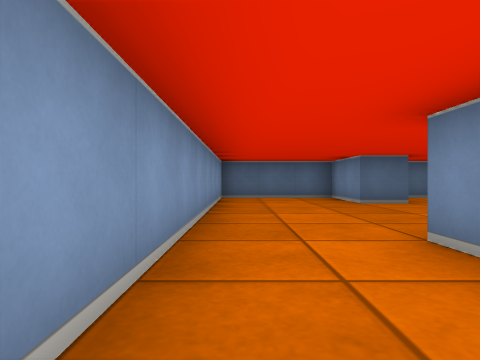
view 1 (above)

23 first-person views from a walk through a cub3D ray-caster map. The camera is about half as high as the walls, looks level and sees 75° across. The floor is counted in squares. Each view is taken from the middle of a square. On the plan, view 1 faces up. The plan holds only what a view shows up to about 9 squares ahead; the rest is blank.

view 2
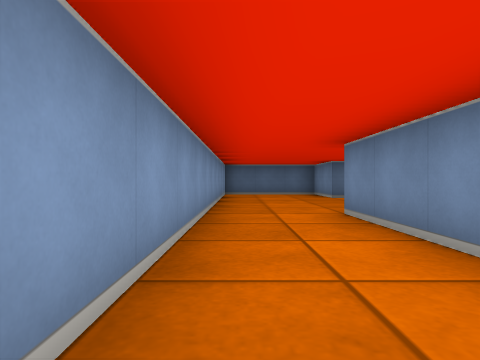

view 3
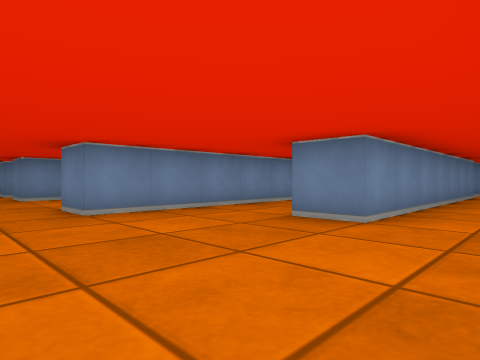

view 4
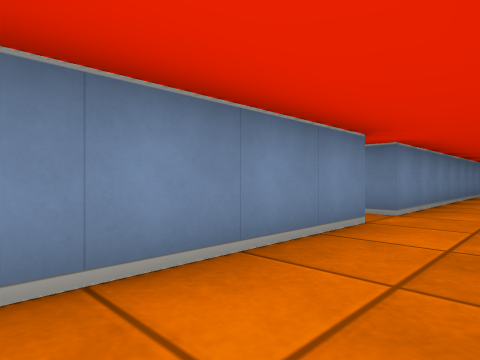

view 5
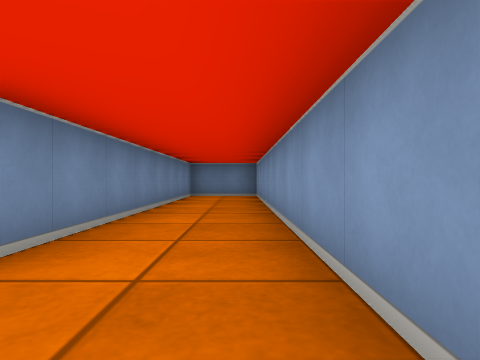

view 6
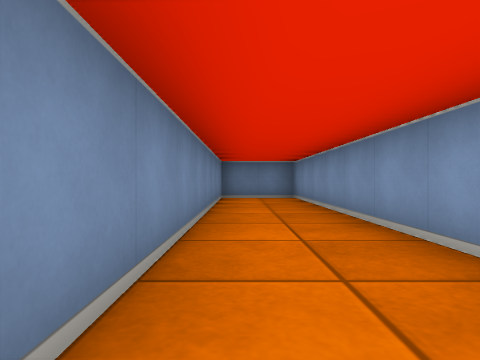

view 7
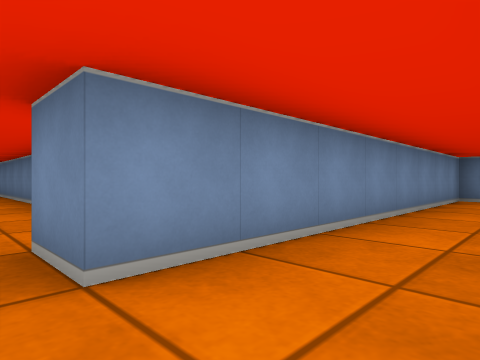

view 8
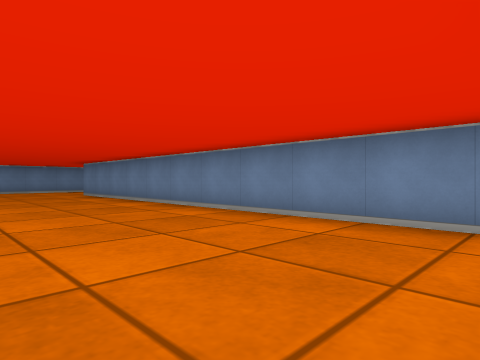

view 9
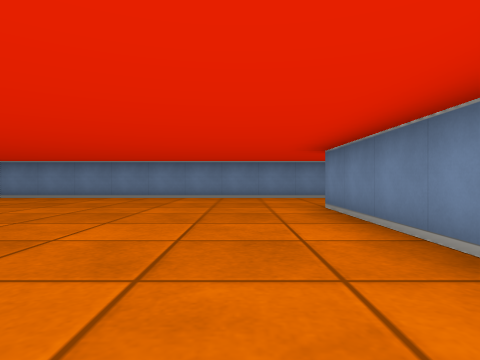

view 10
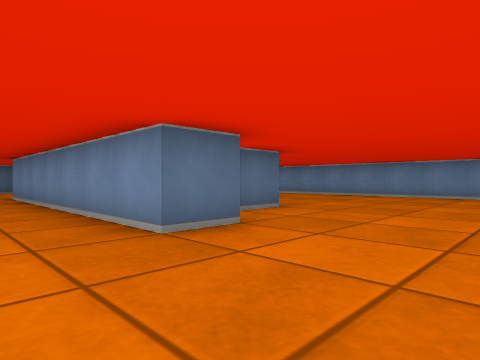

view 11
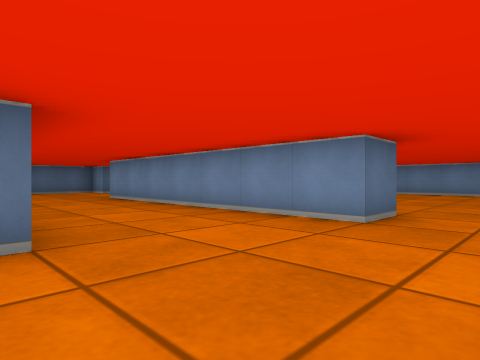

view 12
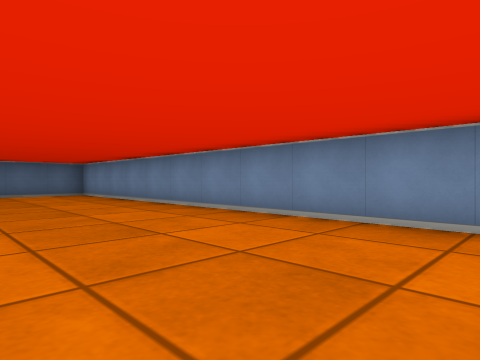

view 13
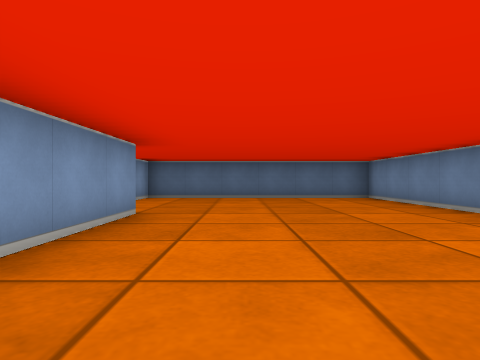

view 14
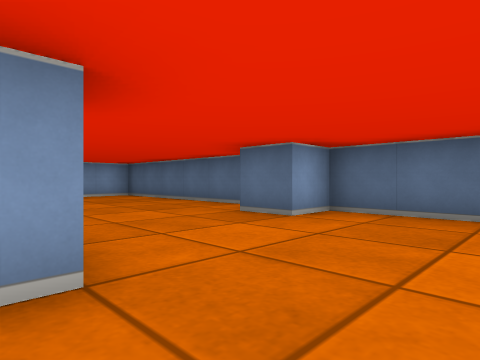

view 15
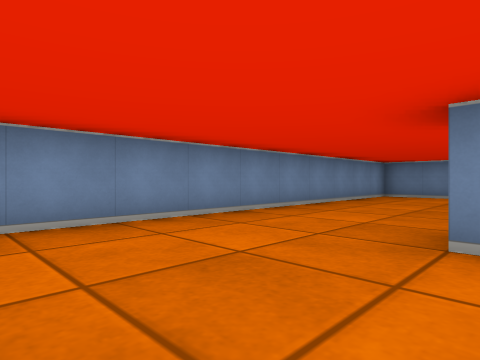

view 16
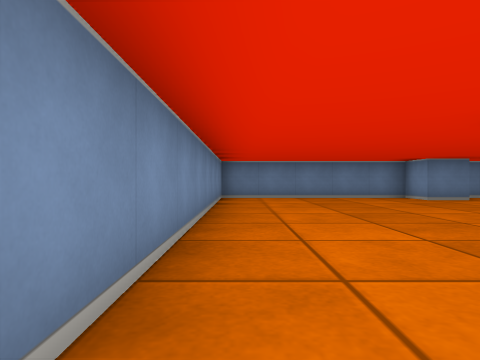

view 17
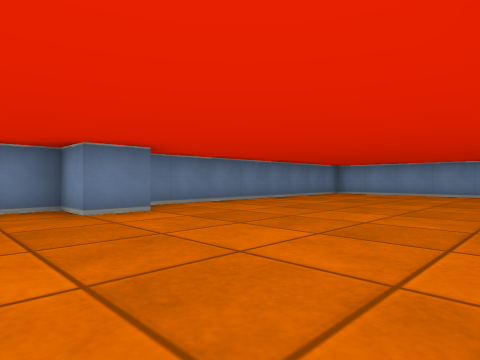

view 18
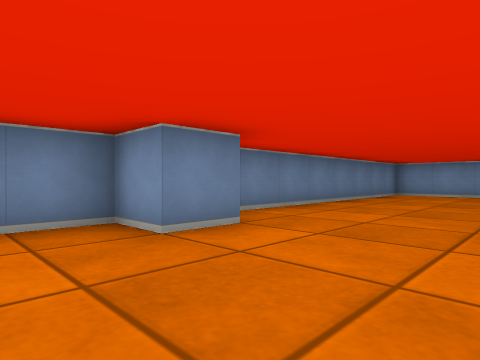

view 19
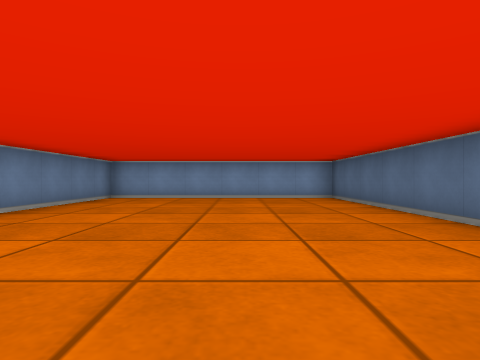

view 20
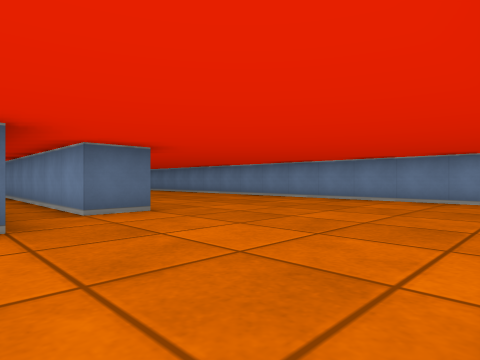

view 21
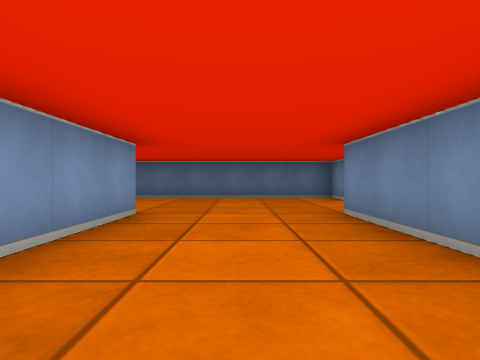

view 22
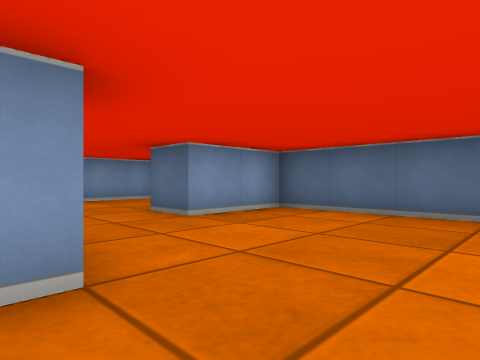

view 23
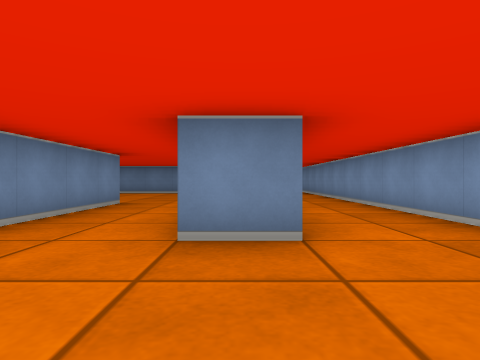

### Floor plan
Points are (right, up) in squares from view 1. A wall is a line through its corners. A room is listed if a view was taken in it or the views show most of it. See-through windows are left out.
Room 1 (views 1, 2, 3, 4, 5, 6, 7, 23)
walls: (1.5, -4.5) (1.5, 2.5) (2.5, 2.5); (4.5, 2.5) (4.5, 4.5) (5.5, 4.5); (3.5, 6.5) (2.5, 6.5) (2.5, 8.5) (-0.5, 8.5) (-0.5, -13.5) (1.5, -13.5) (1.5, -5.5) (2.5, -5.5)
ways out: opening at (2, -5) to room 2; opening at (3.8, 4.4) to room 2
Room 2 (views 8, 9, 10, 11, 12, 13, 14, 15, 16, 17, 18, 19, 20, 21, 22)
walls: (9.6, -2.5) (8.5, -2.5) (8.5, 4.5) (9.5, 4.5); (11.5, -1.5) (10.5, -1.5) (10.5, 4.5) (11.2, 4.5); (7.8, -7.5) (2.5, -7.5) (2.5, -13.5) (10, -13.5); (4.5, -1.5) (4.5, 2.5); (3.4, -6.5) (13.5, -6.5); (11.5, 4.5) (11.5, 1.9); (5.5, 4.5) (5.5, 1.9); (10.4, -12.5) (11.5, -12.5) (11.5, -13.5) (16.5, -13.5) (16.5, 8.5) (10.5, 8.5) (10.5, 7.5) (9.5, 7.5) (9.5, 8.5) (3.5, 8.5) (3.5, 6.5)
ways out: opening at (2, -5) to room 1; opening at (3.8, 4.4) to room 1

Where each view was taken, in squares from view 1:
view 1: 0 up, 0 right, facing up
view 2: 2 down, 0 right, facing up
view 3: 6 up, 0 right, facing down-right
view 4: 1 down, 0 right, facing down-right
view 5: 4 down, 0 right, facing down
view 6: 5 down, 1 right, facing down
view 7: 5 down, 0 right, facing down-right
view 8: 3 down, 3 right, facing down-right
view 9: 5 down, 8 right, facing right
view 10: 5 down, 7 right, facing up-right
view 11: 4 down, 5 right, facing up-right
view 12: 2 down, 13 right, facing up-right
view 13: 0 up, 13 right, facing up
view 14: 4 up, 13 right, facing up-left
view 15: 4 down, 13 right, facing down-right
view 16: 5 down, 16 right, facing down
view 17: 8 down, 13 right, facing down-left
view 18: 10 down, 13 right, facing down-left
view 19: 10 down, 11 right, facing left
view 20: 6 down, 9 right, facing up-right
view 21: 0 up, 7 right, facing up
view 22: 4 up, 7 right, facing up-left
view 23: 5 up, 2 right, facing down
